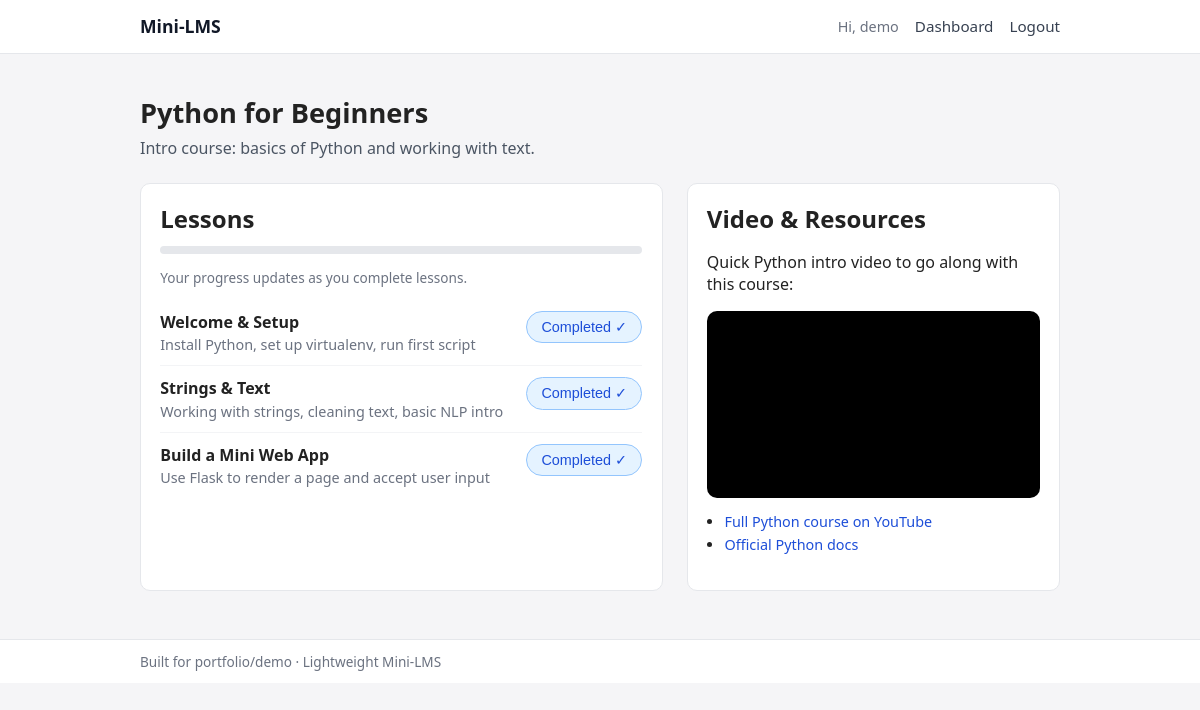
The app's page /course/1 (signed in) with its own data.
### app.py (models this page shows, shortened)
class User(db.Model):
    id = db.Column(db.Integer, primary_key=True)
    username = db.Column(db.String(80), unique=True, nullable=False)
    password_hash = db.Column(db.String(256), nullable=False)

class Course(db.Model):
    id = db.Column(db.Integer, primary_key=True)
    title = db.Column(db.String(200), nullable=False)
    description = db.Column(db.Text, nullable=True)

class Lesson(db.Model):
    id = db.Column(db.Integer, primary_key=True)
    course_id = db.Column(db.Integer, db.ForeignKey("course.id"), nullable=False)
    title = db.Column(db.String(200), nullable=False)
    content = db.Column(db.Text, nullable=True)

### app.py (the view)
@app.route("/course/<int:course_id>")
def course(course_id):
    user = current_user()
    course = Course.query.get_or_404(course_id)
    lessons = Lesson.query.filter_by(course_id=course_id).all()
    completed_lesson_ids = []
    if user:
        completed_lesson_ids = [p.lesson_id for p in Progress.query.filter_by(user_id=user.id).all()]
    return render_template("course.html", user=user, course=course, lessons=lessons, completed_ids=completed_lesson_ids)

### app.py (called while the page is built)
def current_user():
    uid = session.get("user_id")
    if not uid:
        return None
    return User.query.get(uid)

### templates/course.html (shortened to what this page needs)
{% extends "base.html" %}
{% block content %}
<section class="page-header">
    <h1>{{ course.title }}</h1>
    <p>{{ course.description }}</p>
</section>
<section class="course-layout">
    <div class="course-main">
        <h2>Lessons</h2>
        <div class="progress-bar">
        </div>
        <p id="course-progress-text" class="progress-text">Your progress updates as you complete lessons.</p>
        <ul class="lesson-list">
            {% for lesson in lessons %}
                {% set done = lesson.id in completed_ids %}
                <li class="lesson-item">
                    <div class="lesson-info">
                        <h3>{{ lesson.title }}</h3>
                        <p>{{ lesson.content }}</p>
                    </div>
                    <button
                        class="btn-outline complete-btn {% if done %}completed{% endif %}"
                        data-lesson-id="{{ lesson.id }}"
                        {% if done %}disabled{% endif %}
                    >
                        {% if done %}Completed ✓{% else %}Mark complete{% endif %}
                    </button>
                </li>
            {% endfor %}
        </ul>
    </div>
    <aside class="course-side">
        <h2>Video & Resources</h2>
        {% if course.id == 1 %}
            <p>Quick Python intro video to go along with this course:</p>
            <div class="video-wrapper">
                <iframe
                    src="https://www.youtube.com/embed/_uQrJ0TkZlc"
                    title="Python Full Course"
                    frameborder="0"
                    allowfullscreen
                ></iframe>
            </div>
            <ul class="resource-links">
                <li><a href="https://www.youtube.com/watch?v=_uQrJ0TkZlc" target="_blank">Full Python course on YouTube</a></li>
                <li><a href="https://docs.python.org/3/tutorial/" target="_blank">Official Python docs</a></li>
            </ul>
        {% else %}
            <p>More videos and resources coming soon.</p>
        {% endif %}
    </aside>
</section>
{% endblock %}

### templates/base.html (shortened to what this page needs)
<!doctype html>
<html lang="en">
<head>
    <link rel="stylesheet" href="{{ url_for('static', filename='styles.css') }}">
</head>
<body>
<header class="site-header">
    <div class="shell header-inner">
        <div class="brand">
            <a href="{{ url_for('index') }}">Mini-LMS</a>
        </div>
        <nav class="main-nav">
            {% if user %}
                <span class="nav-hello">Hi, {{ user.username }}</span>
                <a href="{{ url_for('dashboard') }}">Dashboard</a>
                <a href="{{ url_for('logout') }}">Logout</a>
            {% else %}
                <a href="{{ url_for('login') }}">Login</a>
                <a href="{{ url_for('register') }}">Register</a>
            {% endif %}
        </nav>
    </div>
</header>
<main class="page">
    <div class="shell">
        {% block content %}{% endblock %}
    </div>
</main>
<footer class="site-footer">
    <div class="shell footer-inner">
        <span>Built for portfolio/demo · Lightweight Mini-LMS</span>
    </div>
</footer>
</body>
</html>

### App/static/styles.css (style rules this page uses)
*, *::before, *::after { box-sizing: border-box; }
body { margin: 0; font-family: system-ui, -apple-system, BlinkMacSystemFont, "Segoe UI", sans-serif; background: #f5f5f7; color: #222; }
a { color: #1d4ed8; text-decoration: none; }
.shell { max-width: 960px; margin: 0 auto; padding: 0 1.25rem; }
.page { padding: 2.5rem 0 3rem; }
.site-header { background: #ffffff; border-bottom: 1px solid #e5e7eb; }
.header-inner { display: flex; align-items: center; justify-content: space-between; padding: 0.9rem 1.25rem; }
.brand a { font-weight: 700; font-size: 1.1rem; color: #111827; }
.main-nav { display: flex; gap: 1rem; align-items: center; font-size: 0.95rem; }
.main-nav a { color: #374151; font-weight: 500; }
.nav-hello { font-size: 0.9rem; color: #6b7280; }
.site-footer { border-top: 1px solid #e5e7eb; background: #ffffff; }
.footer-inner { padding: 0.75rem 1.25rem; font-size: 0.85rem; color: #6b7280; }
.page-header h1, .hero h1 { margin: 0 0 0.4rem; font-size: 1.7rem; }
.page-header p, .hero p { margin: 0; color: #4b5563; }
.btn-primary, .btn-outline { display: inline-flex; align-items: center; justify-content: center; padding: 0.45rem 0.9rem; border-radius: 999px; font-size: 0.9rem; cursor: pointer; border: none; outline: none; text-decoration: none; }
.btn-outline { border: 1px solid #d1d5db; background: #ffffff; color: #374151; }
.complete-btn.completed { background: #e5f3ff; border-color: #93c5fd; color: #1d4ed8; }
.course-layout { display: grid; grid-template-columns: minmax(0, 2.1fr) minmax(0, 1.5fr); gap: 1.5rem; margin-top: 1.5rem; }
.course-main, .course-side { background: #ffffff; border-radius: 10px; padding: 1.1rem 1.2rem 1.3rem; border: 1px solid #e5e7eb; }
.course-main h2, .course-side h2 { margin-top: 0; margin-bottom: 0.7rem; }
.progress-bar { width: 100%; height: 8px; border-radius: 999px; background: #e5e7eb; overflow: hidden; margin-bottom: 0.4rem; }
.progress-text { font-size: 0.85rem; color: #6b7280; margin-bottom: 0.8rem; }
.lesson-list { list-style: none; padding: 0; margin: 0; }
.lesson-item { display: flex; justify-content: space-between; align-items: flex-start; gap: 0.9rem; padding: 0.7rem 0; border-bottom: 1px solid #f3f4f6; }
.lesson-item:last-child { border-bottom: none; }
.lesson-info h3 { margin: 0 0 0.15rem; font-size: 1rem; }
.lesson-info p { margin: 0; font-size: 0.9rem; color: #6b7280; }
.video-wrapper { position: relative; padding-bottom: 56.25%; height: 0; overflow: hidden; border-radius: 10px; background: #000; margin-bottom: 0.75rem; }
.video-wrapper iframe { position: absolute; inset: 0; width: 100%; height: 100%; }
.resource-links { padding-left: 1.1rem; font-size: 0.9rem; }
.resource-links li { margin-bottom: 0.25rem; }

### records on screen
User: username "demo"
Course: title "Python for Beginners", description "Intro course: basics of Python and working with text."
Lesson: title "Welcome & Setup", content "Install Python, set up virtualenv, run first script"
Lesson: title "Strings & Text", content "Working with strings, cleaning text, basic NLP intro"
Lesson: title "Build a Mini Web App", content "Use Flask to render a page and accept user input"
